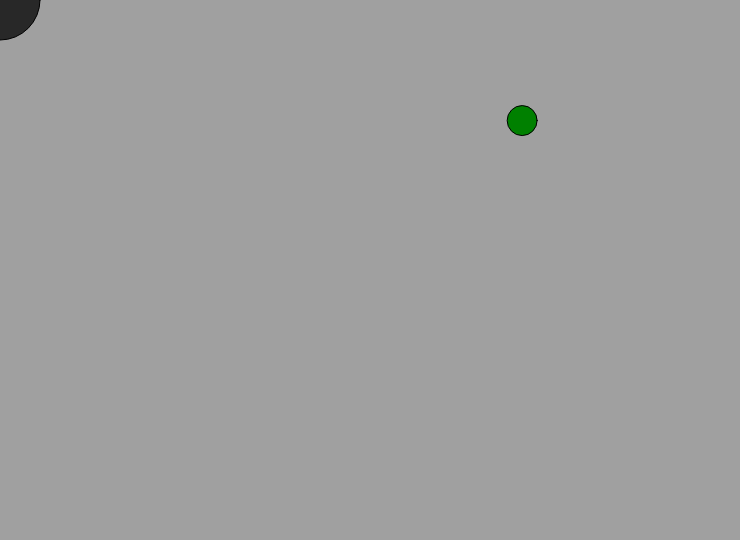
Frame 1 (no input)
Frame 60 (no input): identical to frame 1, image omitted
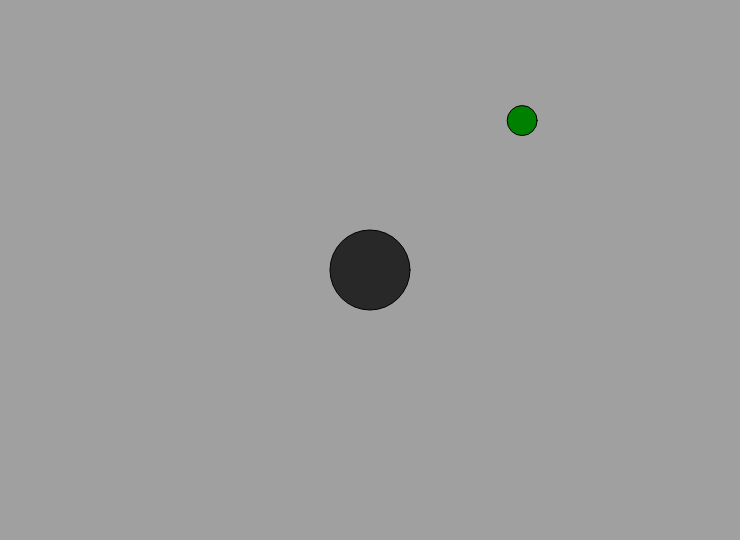
Frame 120 (the mouse pressed at the canvas centre since frame 60)

The p5.js sketch that drew these frames (run headless with seeded random() and noise() and a simulated clock; from frame 60 on, the mouse is pressed at the canvas centre):

// p5.js sketch
// ── sketch.js
let fieldWidth = 740;
let fieldHight = 540;
let backgroundColor = 160;

let foodRad = 15;
let foodColor = "green";
let foodX = -1;
let foodY = -1;

let playerLength = 1;
let playerRad = 40;
let playerBodyColor = 255;
let playerHeadColor = 40;

const mousePositions = [];
let maxMousePositions = 50;

function setup() {
  createCanvas(fieldWidth, fieldHight);
  foodX = random(foodRad, fieldWidth-foodRad);
  foodY = random(foodRad, fieldHight-foodRad);
  mousePositions.push({x: mouseX, y: mouseY});
}


function draw() {
  background(backgroundColor);

  // check if player found food
  if (dist(foodX, foodY, mouseX, mouseY) < playerRad) {
    // player eats food
    foodX = random(foodRad, fieldWidth-foodRad);
    foodY = random(foodRad, fieldHight-foodRad);
    playerLength += 1; 
  }

  fill(foodColor);
  circle(foodX, foodY, 2*foodRad);
  
  drawPlayer();
  mousePositions.push({x: mouseX, y: mouseY});
  if (playerLength < 50)
  {
    maxMousePositions = 50;
  } else {
    // 50 + 20 for every other 50
    maxMousePositions = 50 + 20 * floor((playerLength - 50) / 50);
  }
    if (mousePositions.length > maxMousePositions) {
     mousePositions.shift();
  }
}

function drawPlayer() {
  // map 50+ mouse positions to the number of body circles
  let step = mousePositions.length / playerLength;
  if (playerLength % 10 == 0)
  {
    print(playerLength," -> step =", step, "maxMousePositions =", maxMousePositions);
  }
  
  fill(playerBodyColor);
  for (let i = 0; i < playerLength-1; i++) {
    let pos = floor(step * (i + 1) - 1);
    if (pos < 0) pos = 0;
    
    let x = mousePositions[pos].x;
    let y = mousePositions[pos].y;
    circle(x, y, 2*playerRad);
  }
  fill(playerHeadColor);
  circle(mouseX, mouseY, 2*playerRad);
}

// ── style.css
body {
  margin: 0;
  padding: 0;
  background-color: #222;
  color: white;
  font-family: sans-serif;
  
  display: flex;
  flex-direction: column;
  justify-content: center;
  align-items: center;
  height: 100vh;
  overflow: hidden;
}
